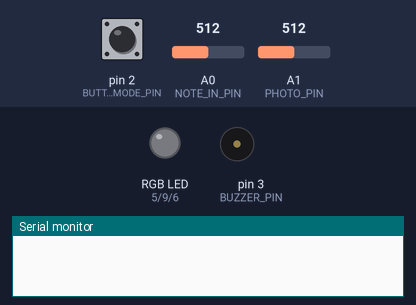
Simulated run of this sketch. Board: Arduino Uno, built with avr-gcc and run on an emulated ATmega328P. Parts: an RGB LED mixed from three pins (HIGH = lit), buzzer (waves = sounding), the last lines printed to the serial monitor. Inputs (shaded band) come from the test bench; at power-on: pin 2 (BUTTON_MODE_PIN) LOW, A0 (NOTE_IN_PIN) = 512, A1 (PHOTO_PIN) = 512.

Above: at 1.2 s.
1.3 s: pin 2 (BUTTON_MODE_PIN) pulled HIGH for 1 s
At 3.7 s:
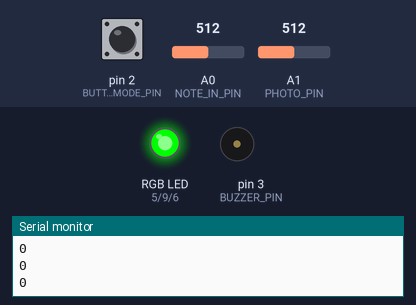
4.0 s: pin 2 (BUTTON_MODE_PIN) pulled HIGH for 0.15 s
At 5.3 s:
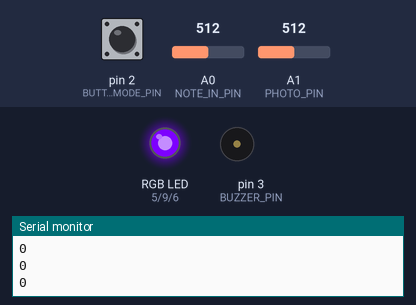
5.9 s: pin 2 (BUTTON_MODE_PIN) pulled HIGH for 3.2 s
At 10.1 s:
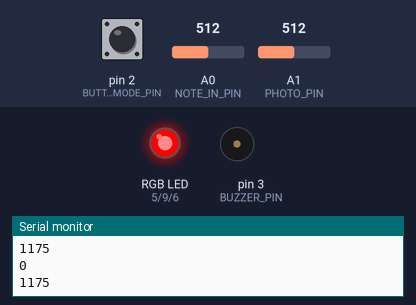
Timing chart, 0 to 11.6 s (numbered marks = the images above; inputs shaded):
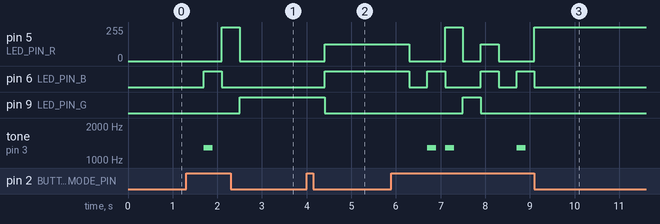

The sketch:

Hipsagh_Ariana_etudeFour.ino.ino
```cpp
/**********************ETUDE 4 CART 360 2018*******************************
   WELCOME! IN THIS ETUDE WE WILL USE TIMERS & COMPUTE A RUNNING AVERAGE FOR PHOTOCELL
   THE PURPOSE OF THIS EXERCISE IS EXTEND ETUDE_3 WITH THE FOLLOWING FUNCTIONALITY:
   1/ WE WILL CHANGE THE RECORD MODE SUCH THAT IT NOT ONLY RECORDS THE NOTE BUT THE DURATION THAT NOTE WAS PRESSED AS WELL
   WE WILL ALLOW A USER TO HOLD DOWN A BUTTON FOR A MAXIMUM OF 5 SECONDS
   2/ WE WILL ADD A PHOTOCELL TO INCORPORATE FREQUENCY MODULATION - WHEN YOU PRESS A BUTTON AND AFFECT THE PHOTOCELL,
   THE FREQUENCY WILL CHANGE
   3/ IN RECORD MODE -YOU WILL PLAY THE NOTE LIVE WITH THE LIVE VALUE OF THE PHOTOCELL, IN PLAYBACK YOU WILL USE THE AVERAGE
   PHOTOCELL VALUE AS AN OFFSET TO THE FREQUENCY
   4/ WE WILL HAVE A NEW PLAYMODE WHICH WILL PLAYBACK THE FREQUENCY+AVERAGE PHOTO VAL AND THE DURATION ASSOCIATED WITH THE NOTE
   5/ ADDITIONALLY, IN PLAYBACK, THE LED BRIGHTNESS & COLOUR WILL CHANGE ACCORDING TO THE NOTE VALUE
   6/ RE-IMPLEMENT THE LIVE MODE TO INCORPORATE THE PHOTOCELL VALUE
   PLEASE NOTE:: THE OTHER NEW FUNCTIONS(BESIDES 6/) TO IMPLEMENT ARE AT THE BOTTOM OF THE CODE...


   PLEASE FOLLOW THE INSTRUCTIONS IN THE COMMENTS:
   DO NOT ADD ANY MORE FUNCTION DEFINITIONS
   ONLY IMPLEMENT THE FUNCTION DEFINITIONS SUPPLIED
   THERE IS NO NEED TO ADD ANY NEW VARIABLES OR CONSTANTS
   PROVIDE COMMENTS FOR ANY OF THE CODE IMPLEMENTED
   GOOD LUCK!
*/
/**** CONSTANTS ********************************************************/

#define BUTTON_MODE_PIN 2 // Button to change the mode

// constants for RGB LED
#define LED_PIN_R 5 // R PIN
#define LED_PIN_G 9 // G PIN
#define LED_PIN_B 6 // B PIN

#include "pitches.h"


// constant for note in (button-resistor ladder on breadboard)
# define NOTE_IN_PIN A0

//constant for max number of notes in array
#define MAX_NOTES 16

// a constant for duration
const int duration = 200;
int THRESHOLD = 16;
int peakNote = 0;


// constant for pin to output for buzzer
#define BUZZER_PIN 3 // PWM

// constant for input from photo cell
#define PHOTO_PIN A1

// constant for size of running samples array (for averging)
#define RUNNING_SAMPLES 16

// max pressing time
const int MAX_PRESS_TIME = 5000;

/******** VARIABLES *****************************************************/
// counter for how many notes we have
int countNotes = 0;
// array to hold the notes played (for record/play mode)
int notes [MAX_NOTES];
int mode = 0; // start at off
/******** VARIABLES FOR ETUDE 4 *****************************************************/
// NEW FOR ETUDE 4: array to hold durations
// will be a parallel array to the notes array -
// meaning that at index 0 of notes[] is stored the 1st frequency, and at index 0 of
// the durations array  is stored the 1st duration for THAT note....
int durations [MAX_NOTES];

// boolean to determine if a note button was being pressed:
boolean activeNoteButton = false;

// keep track of the active frequency
int activeFrequency = 0;

// keep track of offset Freq generated by the photocell
int offsetFrequency = 0;

// keep track of average Freq generated by the photocell
int averageOffsetFreq = 0;

// timer vars
unsigned long timePassed;
unsigned long startTime;

// var to hold the note pressed
int testNote;

// vars for averageing
int runningAverageBuffer[RUNNING_SAMPLES];
int nextCount = 0;

/*************************************************************************/


/**********************SETUP() DO NOT CHANGE*******************************/
// Declare pin mode for the single digital input
void setup()
{
  Serial.begin(9600);
  pinMode(BUTTON_MODE_PIN, INPUT);
}

/**********************LOOP() DO NOT CHANGE *******************************
   INSTRUCTIONS:
   There is NO NEED to change the loop - it establishes the flow of the program
   We call here 3 functions repeatedly:
   1: chooseMode(): this function will determine the mode that your program is in
   based on if the button (linked to the BUTTON_MODE_PIN) was pressed
   2: setRGB(): will set the color of the RGB LED based on the value of the mode variable
   3: selectMode(): will determine which function to call based on the value of the mode variable

**************************************************************************/
void loop()
{
  //Serial.println("hello");
  //  startUpTimer();
  chooseMode();
  setRGB();
  selectMode();
}
/******************CHOOSEMODE() *********************************
   INSTRUCTIONS:
   Read the value from the Button (linked to the BUTTON_MODE_PIN) and
   if is being pressed then change the mode variable.
   REMEMBER:
   mode == 0 is reset
   mode == 1 is live
   mode == 2 is record
   mode == 3 is play
   mode == 4 is loopMode
   Every time the user presses the button, the program will go to the next mode,
   once it reaches 4, it should go back to mode == 0.
   (i.e. if mode ==2 and we press, then mode ==3) ...
**************************************************************************/
void chooseMode() {
  if (digitalRead(BUTTON_MODE_PIN) == HIGH)
  {
    delay(400);
    if (mode < 4) mode++;
    else mode = 0;
  }
}

/******************SETRGB()*********************************************
   INSTRUCTIONS:
   Depending on the value of the mode variable:
   if the mode is 0 - RGB LED IS OFF
   if the mode is 1 - RGB LED IS BLUE
   if mode is 2 - RGB LED IS RED
   if mode is 3 - RGB LED IS GREEN
   if mode is 4 - RGB LED iS PURPLE
   YOU MUST USE A SWITCH CASE CONSTRUCT (NOT A SERIES OF IF / ELSE STATEMENTS
**************************************************************************/
void setRGB()
{
  switch (mode)
  {
    case 0:
      {
        analogWrite(LED_PIN_R, 0);   // Turn on the LED -R
        analogWrite(LED_PIN_G, 0);   // Turn on the LED -G
        analogWrite(LED_PIN_B, 0);   // Turn on the LED -B
        break;
      }
    case 1:
      {
        analogWrite(LED_PIN_R, 0);   // Turn on the LED -R
        analogWrite(LED_PIN_G, 0);   // Turn on the LED -G
        analogWrite(LED_PIN_B, 255);   // Turn on the LED -B
        break;
      }
    case 2:
      {
        analogWrite(LED_PIN_R, 255);   // Turn on the LED -R
        analogWrite(LED_PIN_G, 0);   // Turn on the LED -G
        analogWrite(LED_PIN_B, 0);   // Turn on the LED -B
        break;
      }
    case 3:
      {
        analogWrite(LED_PIN_R, 0);   // Turn on the LED -R
        analogWrite(LED_PIN_G, 255);   // Turn on the LED -G
        analogWrite(LED_PIN_B, 0);   // Turn on the LED -B
        break;
      }

    case 4:
      {
        analogWrite(LED_PIN_R, 125);   // Turn on the LED -R
        analogWrite(LED_PIN_G, 0);   // Turn on the LED -G
        analogWrite(LED_PIN_B, 255);   // Turn on the LED -B
        break;
      }
    default:
      {
        // do nothing
        break;
      }
  }
}
/**********************SELECTMODE() *******************************
   INSTRUCTIONS:
   There is NO NEED to change this function - it selects WHICH function should run based on the mode variable
   There are 4 possibilities
   1: reset(): this function will reset any arrays etc, and will do nothing else
   2: live(): this function will play the corresponding notes
   to the user pressing the respective buttons.
   NOTE:: the notes played are NOT stored
   3: record(): this function will play the corresponding notes
   to the user pressing the respective buttons
   AND will STORE up to 16 consecutive notes in an array.
   4: play(): this function will playback any notes stored in the array that were recorded
   in the previous mode
   5: loopMode(): this function will playback any notes stored in the array that were recorded,
   BUT unlike the previous mode, you can choose in which sequence the notes are played.
   REQUIRED: only play notes from the array (no live stuff)

******************************************************************************/
void selectMode()
{
  if (mode == 0) {
    reset();
  }
  else if (mode == 1) {
    live();


  }
  else if (mode == 2) {
    //record();
    /******NEW*********/
    recordWithDuration();
  }

  else if (mode == 3) {
    //play();
    /******NEW*********/
    playWithDuration();
  }

  else if (mode == 4) {
    loopMode();
  }
}
/******************RESET() **************************************
   INSTRUCTIONS:
   this function should ensure that any notes recorded are no longer available
**************************************************************************/
void reset()
{
  countNotes = 0;

}
/******************LIVE()  - RE-IMPLEMENT **************************************
   INSTRUCTIONS:
   this function will play the corresponding notes
   to the user pressing the respective buttons
   NOTE:: the notes played are NOT stored
   SO: you need read in the input from the analog input (linked to the button-resistor ladder combo)
   ALSO - get the value of the photo cell and combine it with the note frequency
   THEN - output the note to the buzzer using the tone() function, as 3rd argument
   make the duration value == to 100
**************************************************************************/
void live()
{
  // IMPLEMENT live()
  duration == 100;
  offsetFrequency = getPhotoFrequency();
  int testNote = resolveToPitch(analogRead(NOTE_IN_PIN));
  if (testNote > 15) {
    tone(BUZZER_PIN, testNote + offsetFrequency, duration);
    Serial.println(testNote);
  } // wait for tone to finish

  // output sound


}

int resolveToPitch(int a) {
  int _t = 0;

  if (a >= 1023 - THRESHOLD) return NOTE_C6;
  else if ((a < 512 + THRESHOLD) && (a >= 512 - THRESHOLD)) return NOTE_D6;
  else if ((a < 341 + THRESHOLD) && (a >= 341 - THRESHOLD)) return NOTE_E6;
  else if ((a < 255 + THRESHOLD) && (a >= 255 - THRESHOLD)) return NOTE_F6;
  else if ((a < 204 + THRESHOLD) && (a >= 204 - THRESHOLD)) return NOTE_G6;

  return 0;
}


/******************LOOPMODE(): DONE************************************
   INSTRUCTIONS:
   this function will playback any notes stored in the array that were recorded
   in the previous mode
   SO: you need to go through the array of values (be careful - the user may not have put in MAX_NOTES)
   READ values IN ANY ORDERING (You MUST use the array - but you can determine your own sequence)
   AND output each note to the buzzer using the tone() function
   ALSO: as long as we are in this mode, the notes are played over and over again
   BE CAREFUL: make sure you allow for the user to get to another mode from the mode button...
**************************************************************************/
void loopMode()
{
  for (int i = 0; i < countNotes; i++)
  {
    /* https://www.arduino.cc/en/Reference/Tone */
    tone(BUZZER_PIN, notes[i], duration);
    delay(duration); // wait for tone to finish
    //check if mode button is pressed
    if (digitalRead(BUTTON_MODE_PIN) == HIGH) {
      break;
    }
  }
  for (int i = countNotes - 1; i >= 0; i--)
  {
    /* https://www.arduino.cc/en/Reference/Tone */
    tone(BUZZER_PIN, notes[i], duration);
    delay(duration); // wait for tone to finish
    //check if mode button is pressed
    if (digitalRead(BUTTON_MODE_PIN) == HIGH) {
      break;
    }
  }
}

/******************RECORDWITHDURATION(): IMPLEMENT *********************************
   INSTRUCTIONS:
   this function will play the corresponding notes
   to the user pressing the respective buttons
   AND will STORE up to 16 consecutive notes in an array.
   It will ALSO use a timer to keep track of how long the current note button has been pressed
   It will ALSO sample the photocell value to be used live as well as well as calling the function to calculate
   the running average of the photocell value
   SO:I have implemented a basic framework for you to follow - the basic state machine.
   YOUR JOB is to implement the NEW functions that get called within the framework...
**************************************************************************/
void recordWithDuration()
{
  // to handle a little bit of noise
  int theAdjuster = 8;
  // check we have not stored more than 16 notes
  if (countNotes < MAX_NOTES)
  {
    // read in the value from button press
    testNote = analogRead(NOTE_IN_PIN);
    /*** STATE A::: *******************************************
        IF the testNote is > min AND the timer has not reached 5 secs:
        This means we are pressing on a note button
    */
    if (testNote > theAdjuster && (timePassed < MAX_PRESS_TIME)) {
      /*** STATE AA::: *******************************************
          IF the boolean is false it means we have just started to press the button
          YOU now need to implement the function below which will set up all things
          required to have a new timer
      */
      if (activeNoteButton == false)
      {
        /*** FUNCTION TO IMPLEMENT ***/

        startUpTimer();

      }
      /*** STATE AA::: *******************************************
           IF the boolean is true it means we are continuing to press the button
           YOU now need to implement the function below which will allow for
           1/ timer to be updated
           2/ get the photoCell Value
           3/ get the current running average
      */
      else
      { // update the timer
        /*** FUNCTION TO IMPLEMENT ***/
        updateTimer();
        /*** FUNCTION TO IMPLEMENT ***/
        offsetFrequency = getPhotoFrequency();
        /*** FUNCTION TO IMPLEMENT ***/
        playCurrentNote();
        /*** FUNCTION TO IMPLEMENT ***/
        averageOffsetFreq = getRunningAverage();
      }
    }
    /*** STATE B::: *******************************************
       IF the testNote is > min AND the timer HAS reached 5 secs:
       then WRITE the code to turn OFF the buzzer.
    */
    else if (testNote > theAdjuster && (timePassed > MAX_PRESS_TIME))
    {

      // WRITE the code to turn OFF the buzzer
    }
    /*** STATE C::: *******************************************
       IF the testNote is < min AND the boolean is true
       this means we have STOPPED pressing the button
       YOU: need to implement the function to update the arrays etc
    */
    else if ((testNote <= theAdjuster && activeNoteButton == true) ) {
      /*** FUNCTION TO IMPLEMENT ***/
      updateArraysWithNoteAndTimings();
    }


  }

}

/******************STARTUPTIMER(): IMPLEMENT *********************************
   INSTRUCTIONS:
   this function will set all required variables to reset the timer
**************************************************************************/
void startUpTimer()
{
  //IMPLEMENT
  // Serial.print("startTime: ");
  startTime = millis();
  activeNoteButton = true;

  // Serial.println(startTime);    //prints time since program started
  //  delay(1000);             // wait a second so as not to send massive amounts of data

}
/******************UPDATETIMER(): IMPLEMENT *********************************
   INSTRUCTIONS:
   this function will update the current timer
**************************************************************************/
void updateTimer()
{

  //IMPLEMENT
  //  Serial.print("updateTimer: ");
  timePassed = millis() - startTime;

  //  Serial.println(timePassed);    //prints time since program started
  //  delay(1000);             // wait a second so as not to send massive amounts of data

}
/******************PLAYCURRENTNOTE(): IMPLEMENT *********************************
   INSTRUCTIONS:
   this function will play the current note being pressed in RecordDuration mode
   and the frequency should be note value + offset from photocell
   add as the 3rd parameter to the tone() a duration of 100
**************************************************************************/
void playCurrentNote()
{
  //IMPLEMENT
  duration == 100;
  int testNote = resolveToPitch(analogRead(NOTE_IN_PIN));
  if (testNote > peakNote) peakNote = testNote; // this means that we store the highest value always.
  if (testNote > 15) {
    tone(BUZZER_PIN, testNote + offsetFrequency, duration);
    Serial.println(testNote);
  } // wait for tone to finish

  // output sound

}
/******************UPDATEARRAYSWITHNOTEANDTIMINGS(): IMPLEMENT *********************************
   INSTRUCTIONS:
   this function will handle the case where the note is no longer being pressed:
   you need to update the arrays
   NOTE: please for the note value  - combine with the running average val from the photocell
   reset the necessary booleans
   reset any counters
**************************************************************************/
void updateArraysWithNoteAndTimings()
{
  //IMPLEMENT
  durations [countNotes] = timePassed;
  notes [countNotes] = peakNote + averageOffsetFreq;
  activeNoteButton=false;
  countNotes++;
  peakNote = 0;
  timePassed = 0;
  if (countNotes > 16) countNotes = 0;
}
/******************GETPHOTOFREQUENCY(): IMPLEMENT *********************************
   INSTRUCTIONS:
   this function will get input from the photocell
   please scale and return the value accordingly
**************************************************************************/
int getPhotoFrequency()
{
  //IMPLEMENT
  int testphotocell = analogRead(PHOTO_PIN);
  //Serial.println(testphotocell);
  testphotocell = map(testphotocell, 400, 900, 0, 500);
  return testphotocell;

}

/******************GETRUNNINGAVERAGE(): IMPLEMENT *********************************
   INSTRUCTIONS:
   this function should compute the running average of the photcell value (returned from the
   getPhotoFrequency() function).
**************************************************************************/
int getRunningAverage()
{
  //IMPLEMENT


  int rawSenseVal = analogRead(PHOTO_PIN);
  runningAverageBuffer[nextCount] = rawSenseVal;
  nextCount++;
  if (nextCount >= RUNNING_SAMPLES)
    nextCount = 0;
  int currentSum = 0;
  for (int i = 0; i < RUNNING_SAMPLES; i++) {
    currentSum += runningAverageBuffer[i];
  }
  int averageVal = currentSum / RUNNING_SAMPLES;

  return (averageVal);
  delay(100);
}
/******************COLORLED(): IMPLEMENT *********************************
   INSTRUCTIONS:
   this function will change the color of the led (in playback mode) to have the brightness
   adjusted according to the frequency of the note being played (range : 0-255)
**************************************************************************/
void colorLED(int col)
{
  analogWrite(LED_PIN_R, 0);   // Turn on the LED -R
  analogWrite(LED_PIN_G, col);   // Turn on the LED -G
  analogWrite(LED_PIN_B, 0);   // Turn on the LED -B

}
/******************PLAYWITHDURATION(): IMPLEMENT *********************************
   INSTRUCTIONS:
   this function will got through the notes array and play back the note and
   its corresponding duration value.
   NOTE: we have not implemented any case/code for pauses  - this can be a fixed value
   ALSO: call the function to change the color of the LED using the correct argument.
   ALSO: note that the mode button will not be super responsive UNLESS you press the button
   continuously - that is ok for this etude.
**************************************************************************/
void playWithDuration()
{
  //IMPLEMENT
  Serial.println(countNotes);

  for (int i = 0; i < countNotes; i++) {
    if (digitalRead(BUTTON_MODE_PIN) == HIGH) {
      break;

    }
    tone(BUZZER_PIN, notes[i], durations[i]);
    delay (durations[i] + 110);
  }
}

/******************PLAY(): SOLUTION: ETUDE_2 ************************************
   INSTRUCTIONS:
   this function will playback any notes stored in the array that were recorded
   in the previous mode
   SO: you need to go through the array of values (be careful - the user may not have put in MAX_NOTES)
   READ each value IN ORDER
   AND output each note to the buzzer using the tone() function
   ALSO: as long as we are in this mode, the notes are played over and over again
   BE CAREFUL: make sure you allow for the user to get to another mode from the mode button...
**************************************************************************/
void play()
{

  for (int i = 0; i < countNotes; i++)
  {
    /* https://www.arduino.cc/en/Reference/Tone */
    tone(BUZZER_PIN, notes[i], duration);
    delay(duration); // wait for tone to finish
    //check if mode button is pressed
    if (digitalRead(BUTTON_MODE_PIN) == HIGH) {
      break;
    }

  }
}
/******************RECORD(): SOLUTION_ETUDE_2 **********************************
   INSTRUCTIONS:
   this function will play the corresponding notes
   to the user pressing the respective buttons
   AND will STORE up to 16 consecutive notes in an array.
   SO:you need read in the input from the analog input (linked to the button-resistor ladder combo)
   AND - output the note to the buzzer using the tone() function
   THEN store that note in the array  - BE CAREFUL - you can only allow for up to MAX_NOTES to be stored
********************************************************************************/
void record()
{

  if (countNotes < MAX_NOTES)
  {
    // add a note to the array if have a value
    int testNote = analogRead(NOTE_IN_PIN);
    if (testNote > 0)
    {
      notes[countNotes] = testNote; // possible vals?
      tone(BUZZER_PIN, notes[countNotes], duration);
      delay(duration); // wait for tone to finish
      countNotes++;
      delay(100);


    }

  }
}
/*********************************************************************************/
```

Source omitted: pitches.h (2000 bytes)

Measured:
- after the input at 1.3 s, pin 5 (LED_PIN_R): 0/255 → 255/255 after 0.80 s, → 0/255 0.40 s later; pin 6 (LED_PIN_B): LOW → HIGH after 0.40 s, → LOW 0.40 s later; pin 9 (LED_PIN_G): LOW → HIGH after 1.2 s; tone on pin 3 (BUZZER_PIN): silent → 1287 Hz after 0.40 s, → silent 0.20 s later
- after the input at 4.0 s, pin 5 (LED_PIN_R): 0/255 → 125/255 after 0.40 s; pin 6 (LED_PIN_B): LOW → HIGH after 0.40 s; pin 9 (LED_PIN_G): HIGH → LOW after 0.40 s
- after the input at 5.9 s, pin 5 (LED_PIN_R): 125/255 → 0/255 after 0.40 s, → 255/255 0.80 s later, → 0/255 0.40 s later, → 125/255 0.40 s later, … (6 changes in this stretch); pin 6 (LED_PIN_B): goes LOW 0.40 s, HIGH 0.40 s, LOW 0.80 s, HIGH 0.40 s, LOW 0.40 s, HIGH 0.40 s, then LOW, starting after 0.40 s
